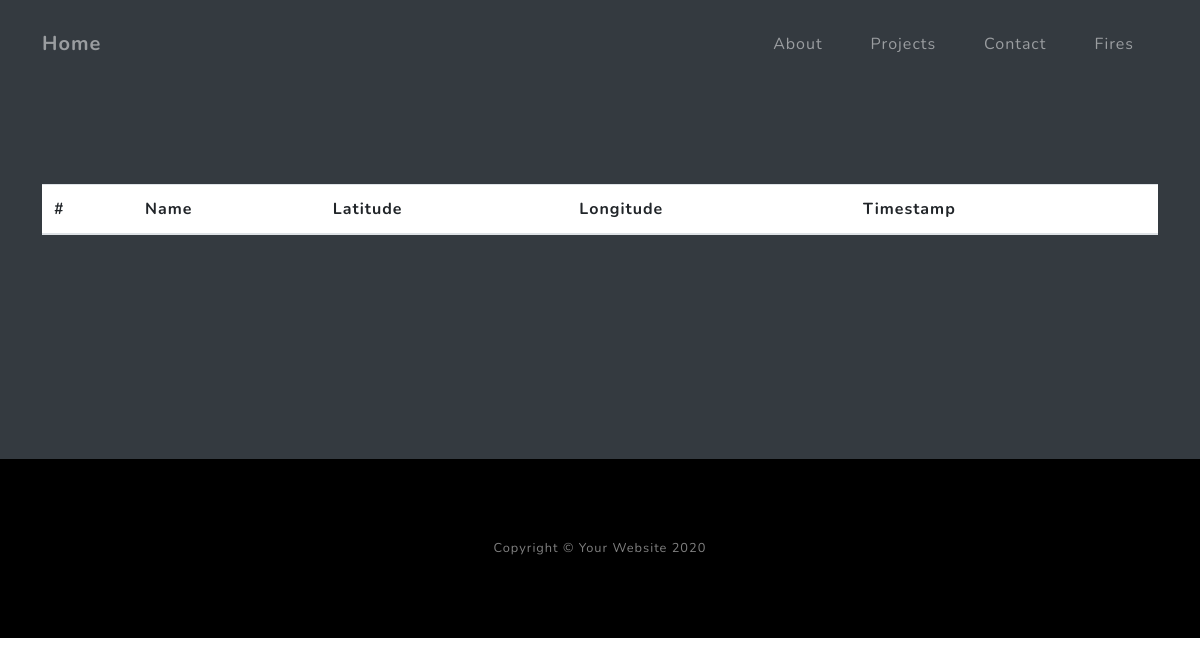
/firepage/, run on an earlier commit of the app's database.
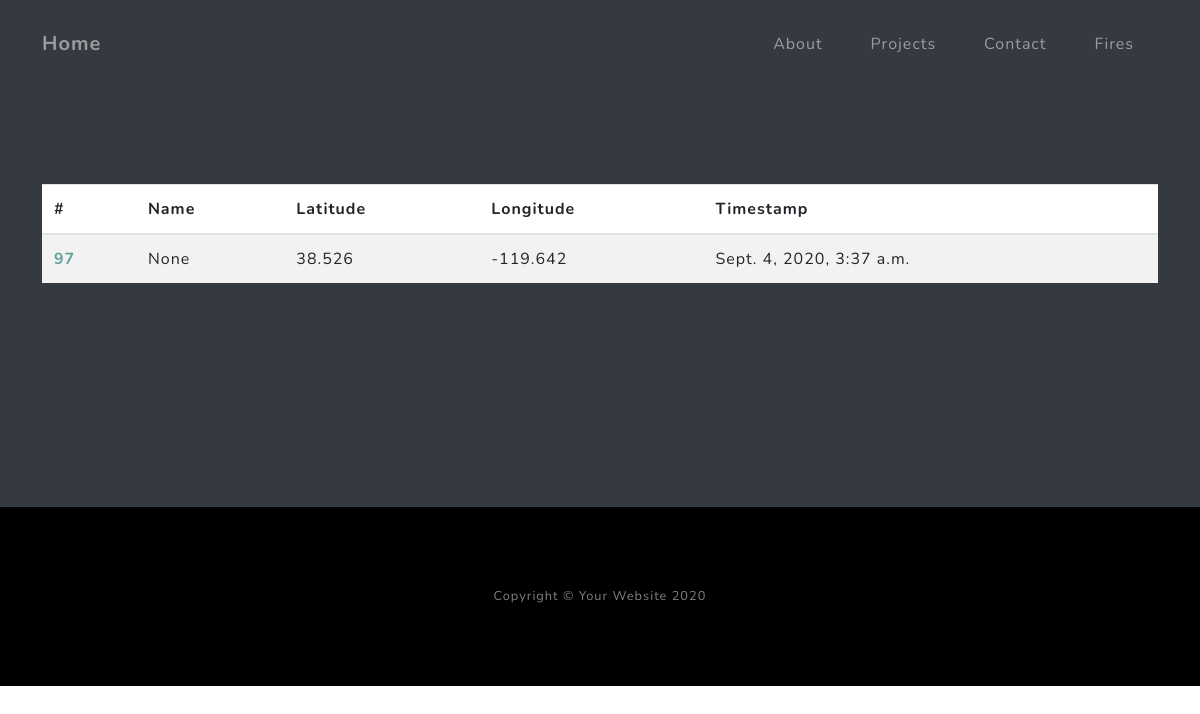
And on a later commit of the database.
### pages/models.py (models this page shows)
class FireModel(models.Model):
    LIG = "LIGHTNING"
    MAN = "MANMADE"
    UNK = "UNKOWN"
    VH = "VERY HIGH"
    H = "HIGH"
    M = "MEDIUM"
    L = "LOW"
    name                 = models.CharField(max_length=50, null=True, blank=True)
    latitude             = models.FloatField(validators=[MinValueValidator(-90.0), MaxValueValidator(90.0)])
    longitude            = models.FloatField(validators=[MinValueValidator(-180.0), MaxValueValidator(180.0)])
    timestamp            = models.DateTimeField()
    latest_timestamp     = models.DateTimeField()
    image                = models.ImageField(upload_to='fires_pics', null=True, blank=True)
    video                = models.ImageField(default='video_not_made')
    cause                = models.CharField(max_length=50, choices=((LIG, 'lightning'), (MAN, 'man-made'), (UNK, 'unknown'),), default='unknown')
    short_description    = models.CharField(max_length=200, null=True, blank=True)
    long_description     = models.CharField(max_length=1000, null=True, blank=True)
    probability          = models.CharField(max_length=10, choices=((VH, 'very high'), (H, 'high'), (M, 'medium'), (L, 'low'), (UNK, 'unknown'),), default='unknown')
    anomaly_arr          = models.BinaryField()
    cluster_lst          = models.BinaryField()
    px_idx_x             = models.IntegerField(default=0)
    px_idx_y             = models.IntegerField(default=0)
    time_graph_pts       = models.BinaryField(default=None)
    pred_graph_pts       = models.BinaryField(default=obj_to_binfield([]))
    diff_graph_pts       = models.BinaryField(default=obj_to_binfield([]))
    cloud_graph_pts      = models.BinaryField(default=obj_to_binfield([]))
    actual_7_graph_pts   = models.BinaryField(default=obj_to_binfield([]))
    actual_14_graph_pts  = models.BinaryField(default=obj_to_binfield([]))
    lightning_lat        = models.FloatField(null=True, blank=True, default=None)
    lightning_lon        = models.FloatField(null=True, blank=True, default=None)
    lightning_timestamp  = models.DateTimeField(null=True, blank=True, default=None)
    vmin                 = models.FloatField(default=0)
    vmax                 = models.FloatField(default=3)
    jpg_folder_path      = models.CharField(max_length=400, null=True, blank=True)

### pages/views.py (the view)
# urls.py: path('firepage/', FirePageView.as_view(), name='firepage'),
class FirePageView(ListView):
    model = FireModel
    template_name = 'firepage.html'
    context_object_name = 'fire_list'
    ordering = ['-timestamp']
    paginate_by = 50

### templates/firepage.html (shortened to what this page needs)
{% extends 'base.html'%}
{% block content %}
<section class="projects-section bg-dark" id="projects">
    <div class="container">
        <div class="row align-items-center no-gutters mb-4 mb-lg-5">
            <div class="col-xl-1 col-lg-7"><img class="img-fluid mb-3 mb-lg-0" src="{{fire.image.url}}" alt="" /></div>
            <table class="table table-striped" style="background-color:white">
            <thead>
                <tr>
                <th scope="col">#</th>
                <th scope="col">Name</th>
                <th scope="col">Latitude</th>
                <th scope="col">Longitude</th>
                <th scope="col">Timestamp</th>
                </tr>
            </thead>
            <tbody>
                {% for fire in fire_list %}
                <tr href="/firedetail/{{ fire.id }}">
                <th scope="row"><a href="/firedetail/{{ fire.id }}">{{ fire.id }}</a></th>
                <td>{{ fire.name }}</td>
                <td>{{ fire.latitude|floatformat:3 }}</td>
                <td>{{ fire.longitude|floatformat:3 }}</td>
                <td>{{ fire.timestamp }}</td>
                </tr>
                {% endfor %}
            </tbody>
            </table>
        </div>
</section>
{% endblock content %}

What changed in the data, as far as the page shows it:
added FireModel: id "97", name "None", latitude "38.526", longitude "-119.642", timestamp "Sept. 4, 2020, 3:37 a.m."
